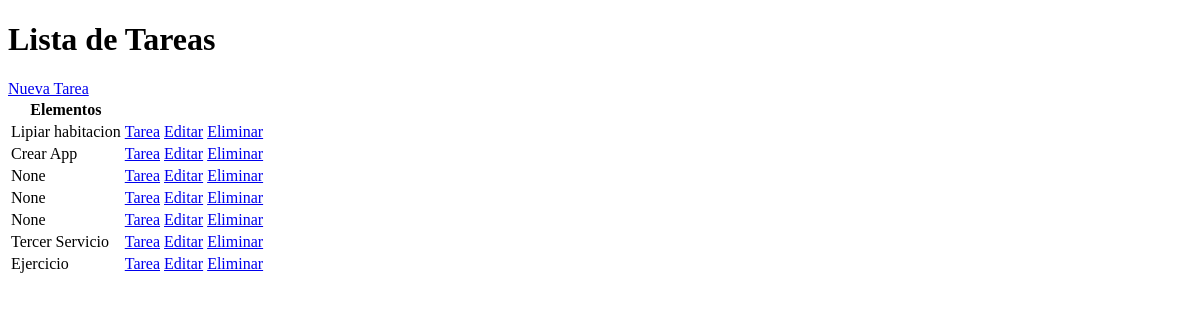
Before: / with the older database file.
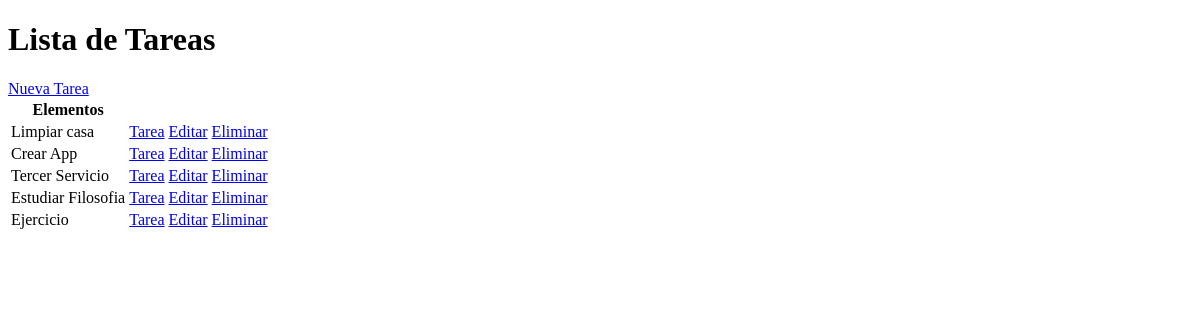
After: the same page with the newer database file.
### TodoApp/models.py (models this page shows, shortened)
class Tarea(models.Model):
    usuario = models.ForeignKey(User, on_delete=models.CASCADE, null=True, blank=True)
    titulo = models.CharField(max_length=200, null=True, blank=True)
    descripcion = models.TextField(null=True, blank=True)
    completado = models.BooleanField(default=False)
    created = models.DateTimeField(auto_now_add=True)
    class Meta:
        ordering = ["completado"]

### TodoApp/views.py (the view)
# urls.py: path('', ListaTareas.as_view(), name='tareas'),
class ListaTareas(ListView):
    model = Tarea
    context_object_name = "tareas"
    template_name = 'TodoApp/lista_tareas.html'

### TodoApp/templates/TodoApp/lista_tareas.html (shortened to what this page needs)
<!DOCTYPE html>
<html lang="en">
<head>
</head>
<body>
    <h1>Lista de Tareas</h1>
    <a href="{% url 'crear-tarea' %}">Nueva Tarea</a>
    <table>
        <tr>
            <th>Elementos</th>
            <th></th>
            <th></th>
        </tr>
        {% for tarea in tareas %}
        <tr>
            <td>{{ tarea.titulo }}</td>
            <td><a href="{% url 'tarea' tarea.id %}">Tarea</a></td>
            <td><a href="{% url 'editar-tarea' tarea.id %}">Editar</a></td>
            <td><a href="{% url 'eliminar-tarea' tarea.id %}">Eliminar</a></td>
        </tr>
        {% empty %}
        <h3>No hay elementos en la lista</h3>
        {% endfor %}
    </table>
</body>
</html>

Changed rows visible on the page:
removed Tarea: titulo "None"
removed Tarea: titulo "None"
removed Tarea: titulo "None"
changed Tarea: titulo "Lipiar habitacion" → "Limpiar casa"
added Tarea: titulo "Estudiar Filosofia"
